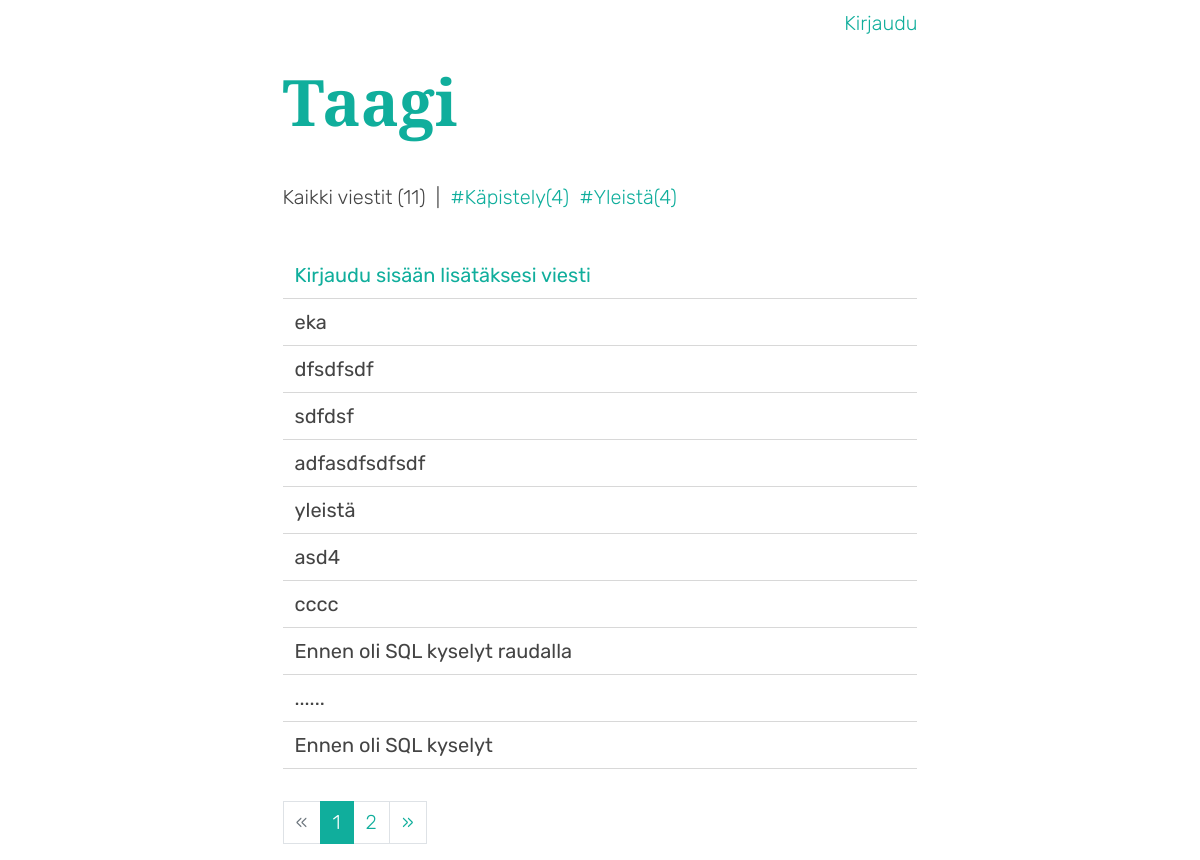
The page / on the database its author committed.
### application/tagit/models.py (models this page shows, shortened)
class Tagi(Base):
    __tablename__ = 'tagi'
    id = db.Column(db.Integer, primary_key=True)
    nimi = db.Column(db.String(40), nullable=False)
    viestit = db.relationship("Tagitus", backref="tagi")
    seuraajat = db.relationship("Seuratut", backref="tagi")

### application/viestit/models.py (models this page shows, shortened)
class Viesti(Base):
    __tablename__ = 'viesti'
    id = db.Column(db.Integer, primary_key=True)
    otsikko = db.Column(db.String(144), nullable=True)
    sisalto = db.Column(db.String(2048), nullable=False)
    kayttaja_id = db.Column(db.Integer, db.ForeignKey('kayttaja.id'),
                            nullable=False)
    vastaus_idlle = db.Column(db.Integer, nullable=True)
    tagit = db.relationship('Tagitus', backref='tagit', lazy=True)

### application/viestit/views.py (the view)
@app.route("/")
def index():
    viestit = Viesti.query.filter_by(vastaus_idlle = None)
    viesteja = Viesti.query.filter_by(vastaus_idlle = None).count()
    print(viesteja)
    stmt=text(
        " SELECT tagi.id, tagi.nimi, viesteja FROM tagi "
        " LEFT JOIN ( "
        " SELECT tagitus.tagi_id, "
        " COUNT(tagitus.tagi_id) AS viesteja "
        " FROM tagitus "
        " GROUP BY tagitus.tagi_id "
        " ) AS subquery "
        " ON tagi.id = subquery.tagi_id; "
    )
    res = db.engine.execute(stmt)
    tagit = []
    for row in res:
        tagit.append({"id":row[0], "nimi":row[1], "viesteja":row[2]})
    def get_viestit(offset=0, per_page=10):
        return viestit[offset: offset + per_page]
    page, per_page, offset = get_page_args(page_parameter='page', per_page_parameter='per_page')
    total=viestit.count()
    pagination_viestit = get_viestit(offset=offset, per_page=per_page)
    pagination = Pagination(page=page, per_page=per_page, total=total, css_framework='bootstrap4')
    return render_template("viestit/index.html",
        viestit=pagination_viestit,
        viesteja=viesteja,
        page=page,
        tagit=tagit,
        per_page=per_page,
        pagination=pagination,
    )

### application/templates/viestit/index.html
{% extends "layout.html" %}
{% block body %}
{% include 'includes/header.html' %}
{% include 'includes/tagilista.html' %}
{% include 'includes/uusiviesti.html' %}
{% include 'includes/viestilista.html' %}
{% endblock %}

### application/templates/includes/tagilista.html
{% block body %}
<div class="row">
    <div class="col-12 alanavi">
        <p class="">
            Kaikki viestit ({{viesteja}}) &nbsp;|&nbsp;
            {% for tagi in tagit %}
                <a href="/tagi/{{tagi.id}}">#{{tagi.nimi}}({{tagi.viesteja}})</a>&nbsp;
            {% endfor %}
        </p>
    </div>
</div>
{% endblock %}

### application/templates/includes/viestilista.html
{% block body %}
{% for viesti in viestit %}
<a href="{{ url_for('viesti', viesti_id=viesti.id) }}">
    <div class="viestirivi">
        <p class="large">{{ viesti.otsikko }} </p>
    </div>
</a>
{% endfor %}
{{ pagination.links }}
{% endblock %}

### application/static/css/styles.css (style rules this page uses)
.alanavi { margin-bottom: 1.5rem; display: inline-block; }
.alanavi p, .alanavi a { display: inline-block; }
.uusiviestirivi, .viestirivi { border-bottom: 1px solid #D8D8D8; }
.uusiviestirivi p, .viestirivi p { font-weight: 400; color: #444444; padding-top: 0.5rem; padding-bottom: 0.5rem; padding-left: 0.75rem; padding-right: 0.75rem; margin: 0; }
.pagination { margin-top: 2rem; }

### rows shown on the page
Tagi: nimi "Käpistely", viesteja "4"
Tagi: nimi "Yleistä", viesteja "4"
Viesti: otsikko "eka"
Viesti: otsikko "dfsdfsdf"
Viesti: otsikko "sdfdsf"
Viesti: otsikko "adfasdfsdfsdf"
Viesti: otsikko "yleistä"
Viesti: otsikko "asd4"
Viesti: otsikko "cccc"
Viesti: otsikko "Ennen oli SQL kyselyt raudalla"
Viesti: otsikko "......"
Viesti: otsikko "Ennen oli SQL kyselyt"

### other values the page prints
{{ viesteja }} "11"
{{ pagination.links }} "« 1 2 »"
